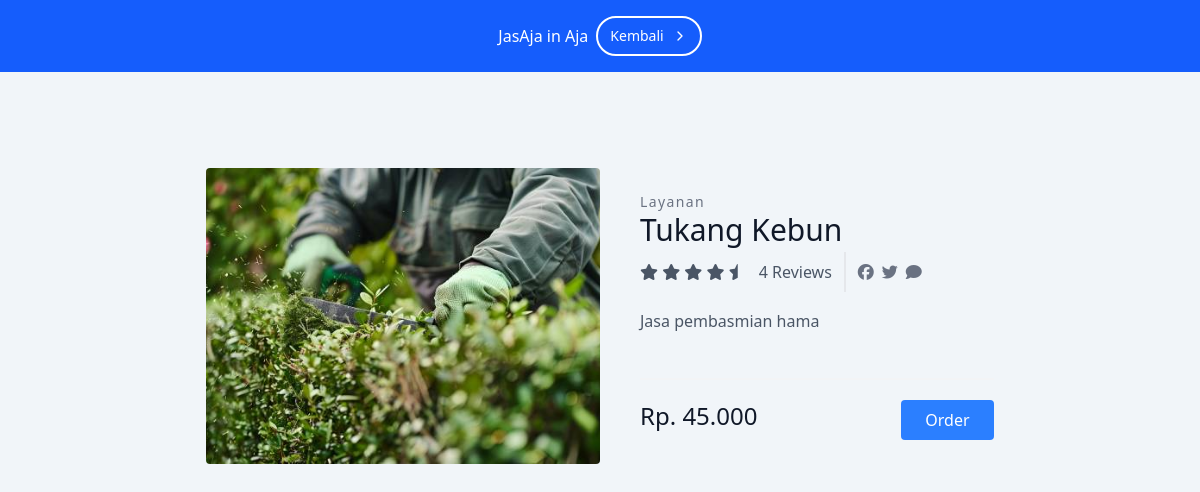
Screenshot of /user/detail/6.php with the database file from the repository.
### tables this page shows
CREATE TABLE `services` (
  `id` int(11) NOT NULL,
  `name` varchar(100) NOT NULL,
  `description` text DEFAULT NULL,
  `price` int(11) NOT NULL
);

### user/detail/6.php (the view, shortened to what this page needs)
<?php
include "../../admin/koneksi.php";
$sql = "SELECT * FROM services";
$result = mysqli_query($conn, $sql);
$service = [];
if (mysqli_num_rows($result) > 0) {
    while ($row = mysqli_fetch_assoc($result)) {
        $service[] = $row;
    }
}
?>
<!DOCTYPE html>
<html class="scroll-smooth">
  <head>
    <script src="https://cdn.jsdelivr.net/npm/@tailwindcss/browser@4"></script>
    <link
      href="https://cdn.jsdelivr.net/npm/daisyui@5"
      rel="stylesheet"
      type="text/css"
    />
    <script src="https://cdn.jsdelivr.net/npm/@tailwindcss/browser@4"></script>
  </head>
  <body class="min-h-screen bg-slate-100">
    <div class="mx-auto">
      <div
        class="bg-blue-600 bg-[url('https://preline.co/assets/svg/examples/abstract-1.svg')] bg-no-repeat bg-cover bg-center p-4 text-center"
      >
        <div class="flex flex-wrap justify-center items-center gap-2">
          <p class="inline-block text-white">JasAja in Aja</p>
          <a
            class="py-1.5 px-2.5 md:py-2 md:px-3 inline-flex items-center gap-x-2 text-sm font-medium rounded-full border-2 border-white text-white hover:border-white/70 hover:text-white/70 focus:outline-hidden focus:border-white/70 focus:text-white/70 disabled:opacity-50 disabled:pointer-events-none"
            href="../product.php"
          >
            Kembali
            <svg
              class="shrink-0 size-4"
              xmlns="http://www.w3.org/2000/svg"
              width="24"
              height="24"
              viewBox="0 0 24 24"
              fill="none"
              stroke="currentColor"
              stroke-width="2"
              stroke-linecap="round"
              stroke-linejoin="round"
            >
              <path d="m9 18 6-6-6-6" />
            </svg>
          </a>
        </div>
      </div>
    </div>
    <section class="text-gray-600 body-font overflow-hidden min-h-screen">
      <div class="container px-5 py-24 mx-auto">
        <div class="lg:w-4/5 mx-auto flex flex-wrap">
          <img
            alt="ecommerce"
            class="lg:w-1/2 w-full lg:h-auto h-64 object-cover object-center rounded"
            src="../product/6.png"
          />
          <div class="lg:w-1/2 w-full lg:pl-10 lg:py-6 mt-6 lg:mt-0">
            <h2 class="text-sm title-font text-gray-500 tracking-widest">
              Layanan
            </h2>
            <h1 class="text-gray-900 text-3xl title-font font-medium mb-1">
              <?php echo $service[5]['name']?>
            </h1>
            <div class="flex mb-4">
              <span class="flex items-center">
                <p>
                  <i class="fa-solid fa-star"></i>
                  <i class="fa-solid fa-star"></i>
                  <i class="fa-solid fa-star"></i>
                  <i class="fa-solid fa-star"></i>
                  <i class="fa-solid fa-star-half"></i>
                </p>
                <span class="text-gray-600 ml-3">4 Reviews</span>
              </span>
              <span
                class="flex ml-3 pl-3 py-2 border-l-2 border-gray-200 space-x-2s gap-2"
              >
                <a class="text-gray-500">
                  <p><i class="fa-brands fa-facebook"></i></p>
                </a>
                <a class="text-gray-500">
                  <p><i class="fa-brands fa-twitter"></i></p>
                </a>
                <a class="text-gray-500">
                  <i class="fa-solid fa-comment"></i>
                </a>
              </span>
            </div>
            <p class="leading-relaxed">
              <?php echo $service[5]['description']?>
            </p>
            <div
              class="flex mt-6 items-center pb-5 border-b-2 border-gray-100 mb-5"
            >
            </div>
            <div class="flex">
              <span class="title-font font-medium text-2xl text-gray-900"
                >Rp. <?php echo number_format($service[5]['price'], 0, ',', '.'); ?></span
              >
              <button
                class="flex ml-auto text-white bg-blue-500 border-0 py-2 px-6 focus:outline-none hover:bg-blue-600 rounded"
                id="order"
              >
                Order
              </button>
            </div>
          </div>
        </div>
      </div>
    </section>
  </body>
</html>

### rows the page displays
services: name "Tukang Kebun", description "Jasa pembasmian hama", price "45.000"
